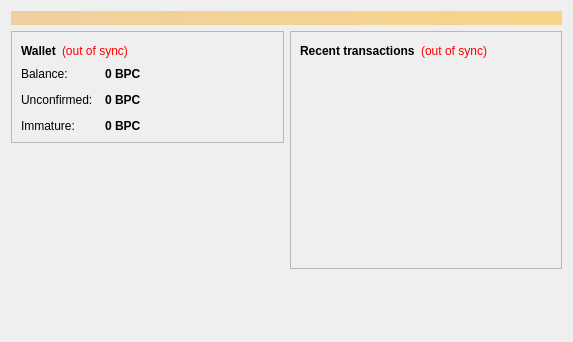
<?xml version="1.0" encoding="UTF-8"?>
<ui version="4.0">
 <class>OverviewPage</class>
 <widget class="QWidget" name="OverviewPage">
  <property name="geometry">
   <rect>
    <x>0</x>
    <y>0</y>
    <width>573</width>
    <height>342</height>
   </rect>
  </property>
  <property name="windowTitle">
   <string>Form</string>
  </property>
  <layout class="QVBoxLayout" name="topLayout">
   <item>
    <widget class="QLabel" name="labelAlerts">
     <property name="visible">
      <bool>false</bool>
     </property>
     <property name="styleSheet">
      <string notr="true">background-color: qlineargradient(x1: 0, y1: 0, x2: 1, y2: 0, stop:0 #F0D0A0, stop:1 #F8D488); color:#000000;</string>
     </property>
     <property name="wordWrap">
      <bool>true</bool>
     </property>
     <property name="margin">
      <number>3</number>
     </property>
    </widget>
   </item>
   <item>
    <layout class="QHBoxLayout" name="horizontalLayout" stretch="1,1">
     <item>
      <layout class="QVBoxLayout" name="verticalLayout_2">
       <item>
        <widget class="QFrame" name="frame">
         <property name="frameShape">
          <enum>QFrame::StyledPanel</enum>
         </property>
         <property name="frameShadow">
          <enum>QFrame::Raised</enum>
         </property>
         <layout class="QVBoxLayout" name="verticalLayout_4">
          <item>
           <layout class="QHBoxLayout" name="horizontalLayout_4">
            <item>
             <widget class="QLabel" name="label_5">
              <property name="font">
               <font>
                <weight>75</weight>
                <bold>true</bold>
               </font>
              </property>
              <property name="text">
               <string>Wallet</string>
              </property>
             </widget>
            </item>
            <item>
             <widget class="QLabel" name="labelWalletStatus">
              <property name="toolTip">
               <string>The displayed information may be out of date. Your wallet automatically synchronizes with the Bitcoin network after a connection is established, but this process has not completed yet.</string>
              </property>
              <property name="styleSheet">
               <string notr="true">QLabel { color: red; }</string>
              </property>
              <property name="text">
               <string notr="true">(out of sync)</string>
              </property>
              <property name="alignment">
               <set>Qt::AlignLeading|Qt::AlignLeft|Qt::AlignVCenter</set>
              </property>
             </widget>
            </item>
            <item>
             <spacer name="horizontalSpacer_2">
              <property name="orientation">
               <enum>Qt::Horizontal</enum>
              </property>
              <property name="sizeHint" stdset="0">
               <size>
                <width>40</width>
                <height>20</height>
               </size>
              </property>
             </spacer>
            </item>
           </layout>
          </item>
          <item>
           <layout class="QFormLayout" name="formLayout_2">
            <property name="fieldGrowthPolicy">
             <enum>QFormLayout::AllNonFixedFieldsGrow</enum>
            </property>
            <property name="horizontalSpacing">
             <number>12</number>
            </property>
            <property name="verticalSpacing">
             <number>12</number>
            </property>
            <item row="0" column="0">
             <widget class="QLabel" name="label">
              <property name="text">
               <string>Balance:</string>
              </property>
             </widget>
            </item>
            <item row="0" column="1">
             <widget class="QLabel" name="labelBalance">
              <property name="font">
               <font>
                <weight>75</weight>
                <bold>true</bold>
               </font>
              </property>
              <property name="cursor">
               <cursorShape>IBeamCursor</cursorShape>
              </property>
              <property name="toolTip">
               <string>Your current balance</string>
              </property>
              <property name="text">
               <string notr="true">0 BPC</string>
              </property>
              <property name="textInteractionFlags">
               <set>Qt::LinksAccessibleByMouse|Qt::TextSelectableByKeyboard|Qt::TextSelectableByMouse</set>
              </property>
             </widget>
            </item>
            <item row="1" column="0">
             <widget class="QLabel" name="label_3">
              <property name="text">
               <string>Unconfirmed:</string>
              </property>
             </widget>
            </item>
            <item row="1" column="1">
             <widget class="QLabel" name="labelUnconfirmed">
              <property name="font">
               <font>
                <weight>75</weight>
                <bold>true</bold>
               </font>
              </property>
              <property name="cursor">
               <cursorShape>IBeamCursor</cursorShape>
              </property>
              <property name="toolTip">
               <string>Total of transactions that have yet to be confirmed, and do not yet count toward the current balance</string>
              </property>
              <property name="text">
               <string notr="true">0 BPC</string>
              </property>
              <property name="textInteractionFlags">
               <set>Qt::LinksAccessibleByMouse|Qt::TextSelectableByKeyboard|Qt::TextSelectableByMouse</set>
              </property>
             </widget>
            </item>
            <item row="2" column="0">
             <widget class="QLabel" name="labelImmatureText">
              <property name="text">
               <string>Immature:</string>
              </property>
             </widget>
            </item>
            <item row="2" column="1">
             <widget class="QLabel" name="labelImmature">
              <property name="font">
               <font>
                <weight>75</weight>
                <bold>true</bold>
               </font>
              </property>
              <property name="toolTip">
               <string>Mined balance that has not yet matured</string>
              </property>
              <property name="text">
               <string notr="true">0 BPC</string>
              </property>
              <property name="textInteractionFlags">
               <set>Qt::LinksAccessibleByMouse|Qt::TextSelectableByKeyboard|Qt::TextSelectableByMouse</set>
              </property>
             </widget>
            </item>
           </layout>
          </item>
         </layout>
        </widget>
       </item>
       <item>
        <spacer name="verticalSpacer">
         <property name="orientation">
          <enum>Qt::Vertical</enum>
         </property>
         <property name="sizeHint" stdset="0">
          <size>
           <width>20</width>
           <height>40</height>
          </size>
         </property>
        </spacer>
       </item>
      </layout>
     </item>
     <item>
      <layout class="QVBoxLayout" name="verticalLayout_3">
       <item>
        <widget class="QFrame" name="frame_2">
         <property name="frameShape">
          <enum>QFrame::StyledPanel</enum>
         </property>
         <property name="frameShadow">
          <enum>QFrame::Raised</enum>
         </property>
         <layout class="QVBoxLayout" name="verticalLayout">
          <item>
           <layout class="QHBoxLayout" name="horizontalLayout_2">
            <item>
             <widget class="QLabel" name="label_4">
              <property name="text">
               <string>&lt;b&gt;Recent transactions&lt;/b&gt;</string>
              </property>
             </widget>
            </item>
            <item>
             <widget class="QLabel" name="labelTransactionsStatus">
              <property name="toolTip">
               <string>The displayed information may be out of date. Your wallet automatically synchronizes with the Bitcoin network after a connection is established, but this process has not completed yet.</string>
              </property>
              <property name="styleSheet">
               <string notr="true">QLabel { color: red; }</string>
              </property>
              <property name="text">
               <string notr="true">(out of sync)</string>
              </property>
              <property name="alignment">
               <set>Qt::AlignRight|Qt::AlignTrailing|Qt::AlignVCenter</set>
              </property>
             </widget>
            </item>
            <item>
             <spacer name="horizontalSpacer">
              <property name="orientation">
               <enum>Qt::Horizontal</enum>
              </property>
              <property name="sizeHint" stdset="0">
               <size>
                <width>40</width>
                <height>20</height>
               </size>
              </property>
             </spacer>
            </item>
           </layout>
          </item>
          <item>
           <widget class="QListView" name="listTransactions">
            <property name="styleSheet">
             <string notr="true">QListView { background: transparent; }</string>
            </property>
            <property name="frameShape">
             <enum>QFrame::NoFrame</enum>
            </property>
            <property name="verticalScrollBarPolicy">
             <enum>Qt::ScrollBarAlwaysOff</enum>
            </property>
            <property name="horizontalScrollBarPolicy">
             <enum>Qt::ScrollBarAlwaysOff</enum>
            </property>
            <property name="selectionMode">
             <enum>QAbstractItemView::NoSelection</enum>
            </property>
           </widget>
          </item>
         </layout>
        </widget>
       </item>
       <item>
        <spacer name="verticalSpacer_2">
         <property name="orientation">
          <enum>Qt::Vertical</enum>
         </property>
         <property name="sizeHint" stdset="0">
          <size>
           <width>20</width>
           <height>40</height>
          </size>
         </property>
        </spacer>
       </item>
      </layout>
     </item>
    </layout>
   </item>
  </layout>
 </widget>
 <resources/>
 <connections/>
</ui>
